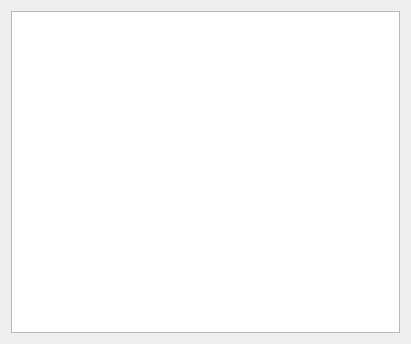
<?xml version="1.0" encoding="UTF-8"?>
<ui version="4.0">
 <class>Widget</class>
 <widget class="QWidget" name="Widget">
  <property name="geometry">
   <rect>
    <x>0</x>
    <y>0</y>
    <width>411</width>
    <height>344</height>
   </rect>
  </property>
  <property name="windowTitle">
   <string>Widget</string>
  </property>
  <layout class="QVBoxLayout" name="verticalLayout">
   <item>
    <widget class="QPlainTextEdit" name="plainTextEdit"/>
   </item>
  </layout>
 </widget>
 <resources/>
 <connections/>
</ui>
